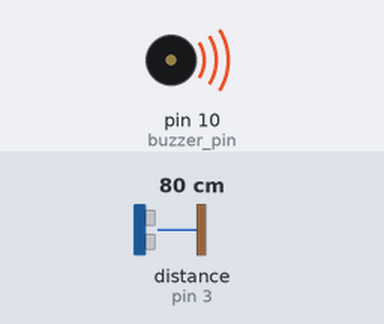
A sketch run on a simulated Arduino Uno, built with avr-gcc and run on an emulated ATmega328P. Parts: buzzer (waves = sounding, pin HIGH). Wiring (inferred from the names in the program): ultrasonic range finder: trigger pin 2; echo pin 3. The test bench sets the inputs (shaded band); at power-on: distance to the obstacle (sensor on pin 3) 80 cm. The echo pulse lasts 58.3 µs per cm; pins used as bus, display or sensor lines are not drawn; what the sketch prints to the serial monitor is not drawn.

Above: at 0.1 s.
Timing chart, 0 to 1.6 s (numbered marks = the images above):
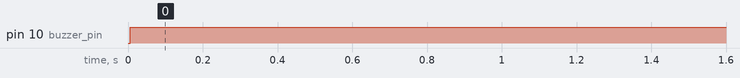

Measured:
- by itself, pin 10 (buzzer_pin): LOW → HIGH at 0.01 s

The sketch:

ultrasonic_code.ino
```cpp
int trigger_pin = 2;

int echo_pin = 3;

int buzzer_pin = 10;

int time = 0 ;

int distance = 0 ;

void setup ( )

{

Serial.begin (9600);

pinMode (2, OUTPUT);

pinMode (3, INPUT);

pinMode (10, OUTPUT);

}

void loop ( )

{

digitalWrite (2, HIGH);

delayMicroseconds (10);

digitalWrite (2, LOW);

int time = pulseIn (3, HIGH);

int distance = (time * 0.034) / 2;

if (distance <= 500)

{

Serial.println (" Door Open ");

Serial.print (" Distance= ");

Serial.println (distance);

digitalWrite (10, HIGH);

delay (500);

}

else {

Serial.println (" Door closed ");

Serial.print (" Distance= ");

Serial.println (distance);

digitalWrite (10, LOW);

delay (500);

}

}
```
